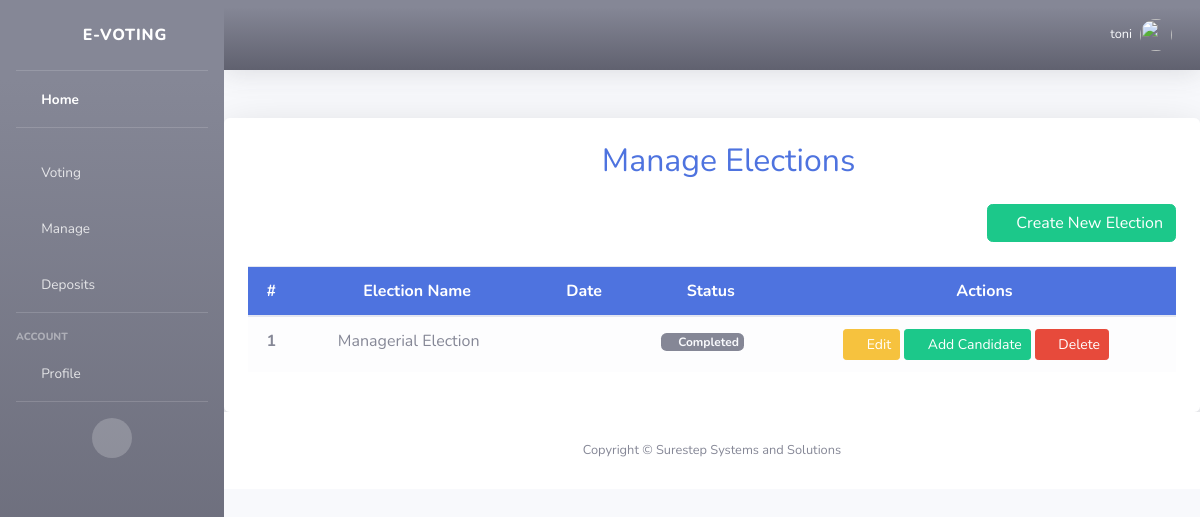
Before: /man_elections (signed in) with the older database file.
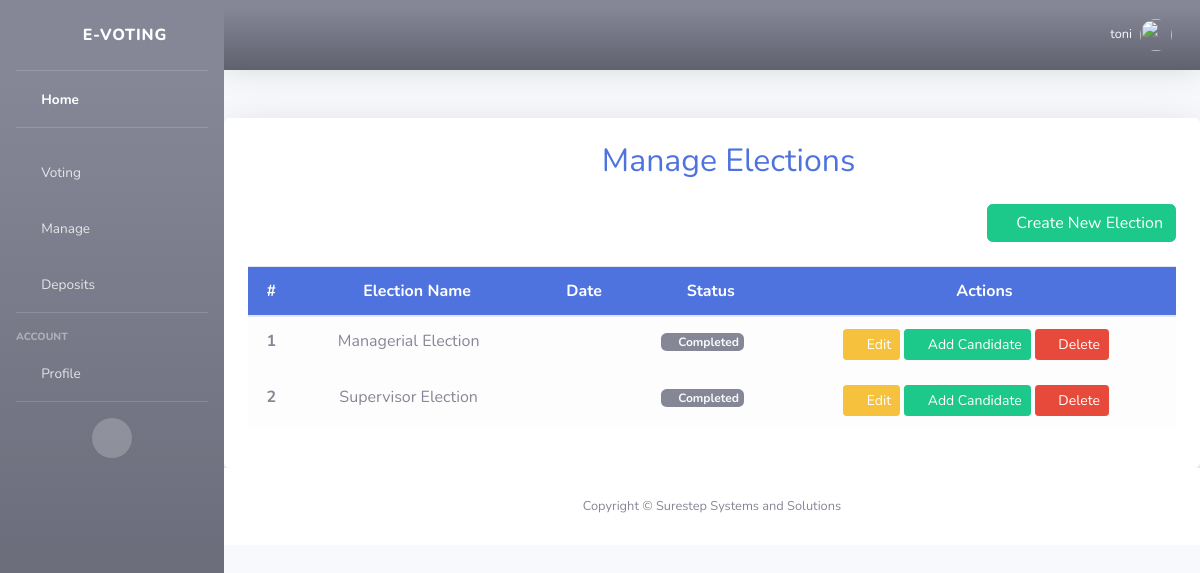
After: the same page with the newer database file.
### webapp/models.py (models this page shows, shortened)
class Election(models.Model):
    STATUS_CHOICES = [
        ('pending', 'Pending'),
        ('active', 'Active'),
    ]
    name = models.CharField(max_length=255, unique=True)
    date = models.DateField()
    created_at = models.DateTimeField(default=timezone.now)
    status = models.CharField(max_length=10, choices=STATUS_CHOICES, default='pending')

### webapp/views.py (the view)
# urls.py: path('man_elections', views.manage_elections, name='man_elections'),
@login_required
def manage_elections(request):
    if request.method == "POST":
        election_id = request.POST.get("election_id")
        election = get_object_or_404(Election, id=election_id)
        election.delete()
        messages.success(request, "Election deleted successfully!")
        return redirect('manage_elections')  # Redirect after deletion
    elections = Election.objects.all()
    return render(request, 'man_elections.html', {'elections': elections})

### webapp/templates/man_elections.html (shortened to what this page needs)
{% extends 'base.html' %}
{% load static %}
{% block content %}
<div class="container mt-5 p-4 shadow-lg bg-white rounded">
    <h2 class="text-center mb-4 text-primary">
        <i class="fas fa-cogs"></i> Manage Elections
    </h2>
    <div class="d-flex justify-content-end mb-4">
        <a href="{% url 'create_election' %}" class="btn btn-success">
            <i class="fas fa-plus-circle"></i> Create New Election
        </a>
    </div>
    <div class="table-responsive">
        <table class="table table-hover text-center align-middle">
            <thead class="bg-primary text-white">
                <tr>
                    <th scope="col">#</th>
                    <th scope="col"><i class="fas fa-poll"></i> Election Name</th>
                    <th scope="col"><i class="fas fa-calendar-alt"></i> Date</th>
                    <th scope="col"><i class="fas fa-info-circle"></i> Status</th>
                    <th scope="col"><i class="fas fa-tools"></i> Actions</th>
                </tr>
            </thead>
            <tbody>
                {% for election in elections %}
                <tr class="table-light">
                    <th scope="row">{{ forloop.counter }}</th>
                    <td class="fw-bold">{{ election.name }}</td>
                    <td>{{ election.election_date }}</td>
                    <td>
                        {% if election.status == 'pending' %}
                        <span class="badge bg-warning text-dark"><i class="fas fa-clock"></i> Pending</span>
                        {% elif election.status == 'active' %}
                        <span class="badge bg-success"><i class="fas fa-check-circle"></i> Active</span>
                        {% else %}
                        <span class="badge bg-secondary"><i class="fas fa-flag-checkered text-light"></i> <span class="text-light">Completed</span></span>
                        {% endif %}
                    </td>
                    <td>
                        <button class="btn btn-warning btn-sm edit-election-btn"
                            data-id="{{ election.id }}"
                            data-name="{{ election.name }}"
                            data-status="{{ election.status }}"
                            data-date="{{ election.election_date }}">
                            <i class="fas fa-edit"></i> Edit
                        </button>
                        <a href="{% url 'create_candidate' %}?id={{ election.id }}" class="btn btn-success btn-sm">
                            <i class="fas fa-plus"></i> Add Candidate
                        </a>
                        <a href="{% url 'delete_election' %}?id={{ election.id }}" class="btn btn-danger btn-sm">
                            <i class="fas fa-trash-alt"></i> Delete
                        </a>
                    </td>
                </tr>
                {% empty %}
                <tr>
                    <td colspan="5" class="text-center text-muted">
                        <i class="fas fa-info-circle"></i> No elections available.
                    </td>
                </tr>
                {% endfor %}
            </tbody>
        </table>
    </div>
</div>
{% endblock %}

Changed rows visible on the page:
added Election: name "Supervisor Election", status "Active" (drawn)
